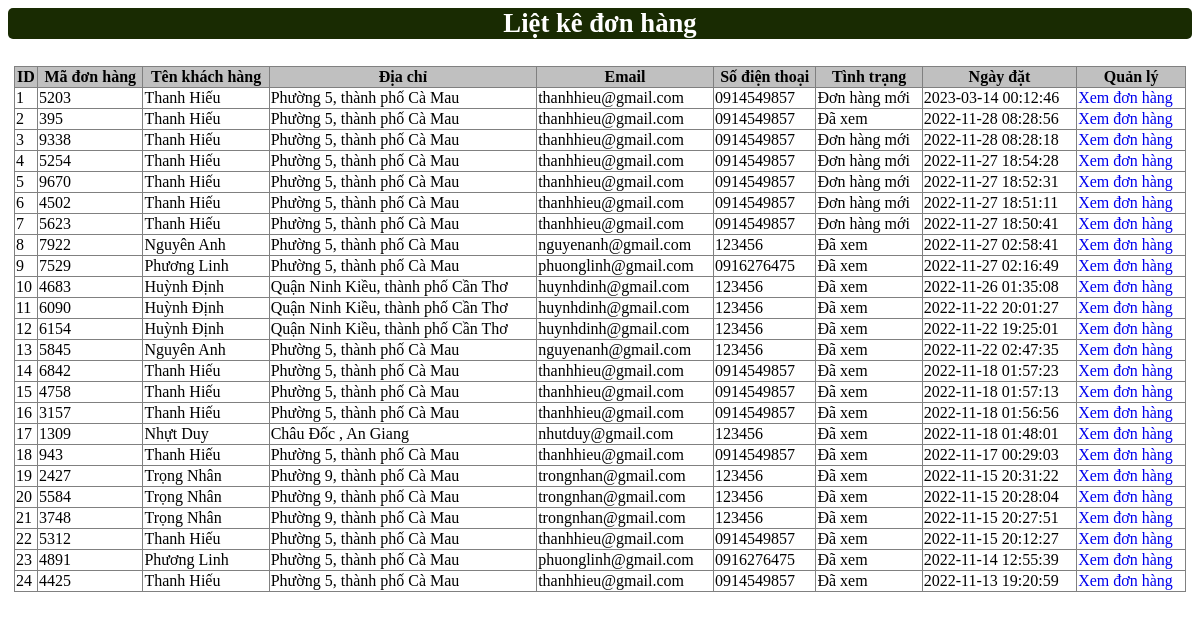
Page /web_mysqli/admincp/modules/quanlydonhang/lietke.php on the committed database.
### tables this page shows
CREATE TABLE `donhang` (
  `madonhang` varchar(10) NOT NULL,
  `Id_khachhang` int(4) NOT NULL,
  `tinhtrangdh` int(11) NOT NULL,
  `date_donhang` varchar(50) NOT NULL
);

CREATE TABLE `khachhang` (
  `Id_khachhang` int(4) NOT NULL,
  `tenkhachhang` varchar(200) NOT NULL,
  `email` varchar(100) NOT NULL,
  `diachi` varchar(200) NOT NULL,
  `matkhau` varchar(100) NOT NULL,
  `dienthoai` varchar(20) NOT NULL
);

### web_mysqli/admincp/modules/quanlydonhang/lietke.php (the view, shortened to what this page needs)
<div>
    <p class="tieude1">Liệt kê đơn hàng</p>
</div>
<?php
$sql_lietke_dh = "SELECT * FROM donhang,khachhang where donhang.Id_khachhang=khachhang.Id_khachhang  ORDER BY donhang.date_donhang DESC ";
$query_lietke_dh =  mysqli_query($mysqli, $sql_lietke_dh);
?>
<table style="width: 99%; border-collapse: collapse; margin: auto;" border="1" class="table table-striped">
    <tr>
        <th>ID</th>
        <th>Mã đơn hàng</th>
        <th>Tên khách hàng</th>
        <th>Địa chỉ </th>
        <th>Email</th>
        <th>Số điện thoại</th>
        <th>Tình trạng</th>
        <th>Ngày đặt</th>
        <th>Quản lý</th>
    </tr>
    <?php
    $i = 0;
    while ($row = mysqli_fetch_array($query_lietke_dh)) {
        $i++;
    ?>
        <tr>
            <td><?php echo $i ?></td>
            <td><?php echo $row['madonhang'] ?></td>
            <td><?php echo $row['tenkhachhang'] ?></td>
            <td><?php echo $row['diachi'] ?></td>
            <td><?php echo $row['email'] ?></td>
            <td><?php echo $row['dienthoai'] ?></td>
            <td>
                <?php if ($row['tinhtrangdh'] == 1) {
                    echo 'Đơn hàng mới';
                } else {
                    echo 'Đã xem';
                } ?>
            </td>
            <td><?php echo $row['date_donhang'] ?></td>
            <td>
                <a class="xemdh" href="index.php?action=donhang&query=xemdonhang&code=<?php echo $row['madonhang'] ?>"><i class="fa fa-eye" style="color: blue;" aria-hidden="true"></i>Xem đơn hàng</a>
            </td>
        </tr>
    <?php
    }
    ?>
</table>

### web_mysqli/admincp/modules/quanlydonhang/lietke.php (style rules this page uses)
table tr th { background-color: silver; }
.tieude1 { font-size: 20pt; background-color: #192b02; color: white; text-align: center; border-radius: 5px; font-weight: bold; }
.xemdh { text-decoration: none; }

### rows in the picture
donhang: madonhang "5203", Id_khachhang.tenkhachhang "Thanh Hiếu", Id_khachhang.diachi "Phường 5, thành phố Cà Mau", Id_khachhang.email "thanhhieu@gmail.com", Id_khachhang.dienthoai "0914549857", tinhtrangdh "Đơn hàng mới", date_donhang "2023-03-14 00:12:46"
donhang: madonhang "395", Id_khachhang.tenkhachhang "Thanh Hiếu", Id_khachhang.diachi "Phường 5, thành phố Cà Mau", Id_khachhang.email "thanhhieu@gmail.com", Id_khachhang.dienthoai "0914549857", tinhtrangdh "Đã xem", date_donhang "2022-11-28 08:28:56"
donhang: madonhang "9338", Id_khachhang.tenkhachhang "Thanh Hiếu", Id_khachhang.diachi "Phường 5, thành phố Cà Mau", Id_khachhang.email "thanhhieu@gmail.com", Id_khachhang.dienthoai "0914549857", tinhtrangdh "Đơn hàng mới", date_donhang "2022-11-28 08:28:18"
donhang: madonhang "5254", Id_khachhang.tenkhachhang "Thanh Hiếu", Id_khachhang.diachi "Phường 5, thành phố Cà Mau", Id_khachhang.email "thanhhieu@gmail.com", Id_khachhang.dienthoai "0914549857", tinhtrangdh "Đơn hàng mới", date_donhang "2022-11-27 18:54:28"
donhang: madonhang "9670", Id_khachhang.tenkhachhang "Thanh Hiếu", Id_khachhang.diachi "Phường 5, thành phố Cà Mau", Id_khachhang.email "thanhhieu@gmail.com", Id_khachhang.dienthoai "0914549857", tinhtrangdh "Đơn hàng mới", date_donhang "2022-11-27 18:52:31"
donhang: madonhang "4502", Id_khachhang.tenkhachhang "Thanh Hiếu", Id_khachhang.diachi "Phường 5, thành phố Cà Mau", Id_khachhang.email "thanhhieu@gmail.com", Id_khachhang.dienthoai "0914549857", tinhtrangdh "Đơn hàng mới", date_donhang "2022-11-27 18:51:11"
donhang: madonhang "5623", Id_khachhang.tenkhachhang "Thanh Hiếu", Id_khachhang.diachi "Phường 5, thành phố Cà Mau", Id_khachhang.email "thanhhieu@gmail.com", Id_khachhang.dienthoai "0914549857", tinhtrangdh "Đơn hàng mới", date_donhang "2022-11-27 18:50:41"
donhang: madonhang "7922", Id_khachhang.tenkhachhang "Nguyên Anh", Id_khachhang.diachi "Phường 5, thành phố Cà Mau", Id_khachhang.email "nguyenanh@gmail.com", Id_khachhang.dienthoai "123456", tinhtrangdh "Đã xem", date_donhang "2022-11-27 02:58:41"
donhang: madonhang "7529", Id_khachhang.tenkhachhang "Phương Linh", Id_khachhang.diachi "Phường 5, thành phố Cà Mau", Id_khachhang.email "phuonglinh@gmail.com", Id_khachhang.dienthoai "0916276475", tinhtrangdh "Đã xem", date_donhang "2022-11-27 02:16:49"
donhang: madonhang "4683", Id_khachhang.tenkhachhang "Huỳnh Định", Id_khachhang.diachi "Quận Ninh Kiều, thành phố Cần Thơ", Id_khachhang.email "huynhdinh@gmail.com", Id_khachhang.dienthoai "123456", tinhtrangdh "Đã xem", date_donhang "2022-11-26 01:35:08"
donhang: madonhang "6090", Id_khachhang.tenkhachhang "Huỳnh Định", Id_khachhang.diachi "Quận Ninh Kiều, thành phố Cần Thơ", Id_khachhang.email "huynhdinh@gmail.com", Id_khachhang.dienthoai "123456", tinhtrangdh "Đã xem", date_donhang "2022-11-22 20:01:27"
donhang: madonhang "6154", Id_khachhang.tenkhachhang "Huỳnh Định", Id_khachhang.diachi "Quận Ninh Kiều, thành phố Cần Thơ", Id_khachhang.email "huynhdinh@gmail.com", Id_khachhang.dienthoai "123456", tinhtrangdh "Đã xem", date_donhang "2022-11-22 19:25:01"
donhang: madonhang "5845", Id_khachhang.tenkhachhang "Nguyên Anh", Id_khachhang.diachi "Phường 5, thành phố Cà Mau", Id_khachhang.email "nguyenanh@gmail.com", Id_khachhang.dienthoai "123456", tinhtrangdh "Đã xem", date_donhang "2022-11-22 02:47:35"
donhang: madonhang "6842", Id_khachhang.tenkhachhang "Thanh Hiếu", Id_khachhang.diachi "Phường 5, thành phố Cà Mau", Id_khachhang.email "thanhhieu@gmail.com", Id_khachhang.dienthoai "0914549857", tinhtrangdh "Đã xem", date_donhang "2022-11-18 01:57:23"
donhang: madonhang "4758", Id_khachhang.tenkhachhang "Thanh Hiếu", Id_khachhang.diachi "Phường 5, thành phố Cà Mau", Id_khachhang.email "thanhhieu@gmail.com", Id_khachhang.dienthoai "0914549857", tinhtrangdh "Đã xem", date_donhang "2022-11-18 01:57:13"
donhang: madonhang "3157", Id_khachhang.tenkhachhang "Thanh Hiếu", Id_khachhang.diachi "Phường 5, thành phố Cà Mau", Id_khachhang.email "thanhhieu@gmail.com", Id_khachhang.dienthoai "0914549857", tinhtrangdh "Đã xem", date_donhang "2022-11-18 01:56:56"
donhang: madonhang "1309", Id_khachhang.tenkhachhang "Nhựt Duy", Id_khachhang.diachi "Châu Đốc , An Giang", Id_khachhang.email "nhutduy@gmail.com", Id_khachhang.dienthoai "123456", tinhtrangdh "Đã xem", date_donhang "2022-11-18 01:48:01"
donhang: madonhang "943", Id_khachhang.tenkhachhang "Thanh Hiếu", Id_khachhang.diachi "Phường 5, thành phố Cà Mau", Id_khachhang.email "thanhhieu@gmail.com", Id_khachhang.dienthoai "0914549857", tinhtrangdh "Đã xem", date_donhang "2022-11-17 00:29:03"
donhang: madonhang "2427", Id_khachhang.tenkhachhang "Trọng Nhân", Id_khachhang.diachi "Phường 9, thành phố Cà Mau", Id_khachhang.email "trongnhan@gmail.com", Id_khachhang.dienthoai "123456", tinhtrangdh "Đã xem", date_donhang "2022-11-15 20:31:22"
donhang: madonhang "5584", Id_khachhang.tenkhachhang "Trọng Nhân", Id_khachhang.diachi "Phường 9, thành phố Cà Mau", Id_khachhang.email "trongnhan@gmail.com", Id_khachhang.dienthoai "123456", tinhtrangdh "Đã xem", date_donhang "2022-11-15 20:28:04"
donhang: madonhang "3748", Id_khachhang.tenkhachhang "Trọng Nhân", Id_khachhang.diachi "Phường 9, thành phố Cà Mau", Id_khachhang.email "trongnhan@gmail.com", Id_khachhang.dienthoai "123456", tinhtrangdh "Đã xem", date_donhang "2022-11-15 20:27:51"
donhang: madonhang "5312", Id_khachhang.tenkhachhang "Thanh Hiếu", Id_khachhang.diachi "Phường 5, thành phố Cà Mau", Id_khachhang.email "thanhhieu@gmail.com", Id_khachhang.dienthoai "0914549857", tinhtrangdh "Đã xem", date_donhang "2022-11-15 20:12:27"
donhang: madonhang "4891", Id_khachhang.tenkhachhang "Phương Linh", Id_khachhang.diachi "Phường 5, thành phố Cà Mau", Id_khachhang.email "phuonglinh@gmail.com", Id_khachhang.dienthoai "0916276475", tinhtrangdh "Đã xem", date_donhang "2022-11-14 12:55:39"
donhang: madonhang "4425", Id_khachhang.tenkhachhang "Thanh Hiếu", Id_khachhang.diachi "Phường 5, thành phố Cà Mau", Id_khachhang.email "thanhhieu@gmail.com", Id_khachhang.dienthoai "0914549857", tinhtrangdh "Đã xem", date_donhang "2022-11-13 19:20:59"
